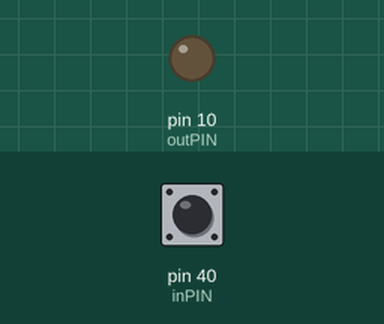
Simulated run of this program. Board: Raspberry Pi (header pin numbers). Shown: output pins drawn as LEDs (lit = HIGH). The test bench sets the inputs (shaded band); at power-on: pin 40 (inPIN) HIGH.

Above: at 1.2 s.
1.3 s: pin 40 (inPIN) pulled LOW for 0.15 s
At 1.37 s:
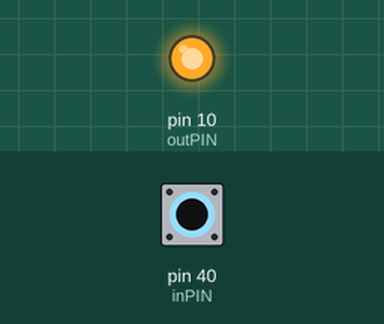
2.9 s: pin 40 (inPIN) pulled LOW for 3.2 s
At 7.5 s:
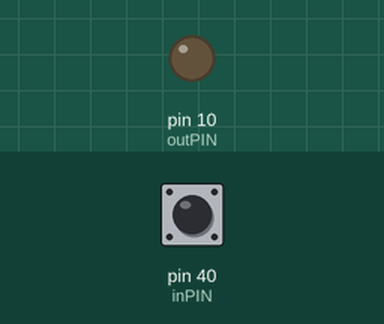
Timing chart, 0 to 9.0 s (numbered marks = the images above; inputs shaded):
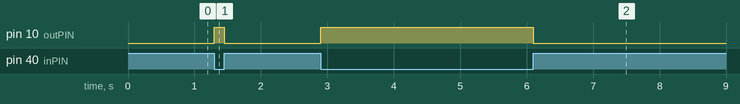

Measured:
- after the input at 1.3 s, pin 10 (outPIN): LOW → HIGH at once, → LOW 0.15 s later
- after the input at 2.9 s, pin 10 (outPIN): LOW → HIGH at once, → LOW 3.2 s later

The program:

l06_pull_up_down_internal_led.py
```python
import RPi.GPIO as GPIO
import time
inPIN=40
outPIN=10
GPIO.setmode(GPIO.BOARD)
GPIO.setup(outPIN,GPIO.OUT)
GPIO.setup(inPIN,GPIO.IN,pull_up_down=GPIO.PUD_UP)

try:
    while True:
        value = GPIO.input(inPIN)
        if value == 0:
            GPIO.output(outPIN,1)
        else:
            GPIO.output(outPIN,0)
except KeyboardInterrupt :
    GPIO.cleanup()
    print("GPIO is free")
```
